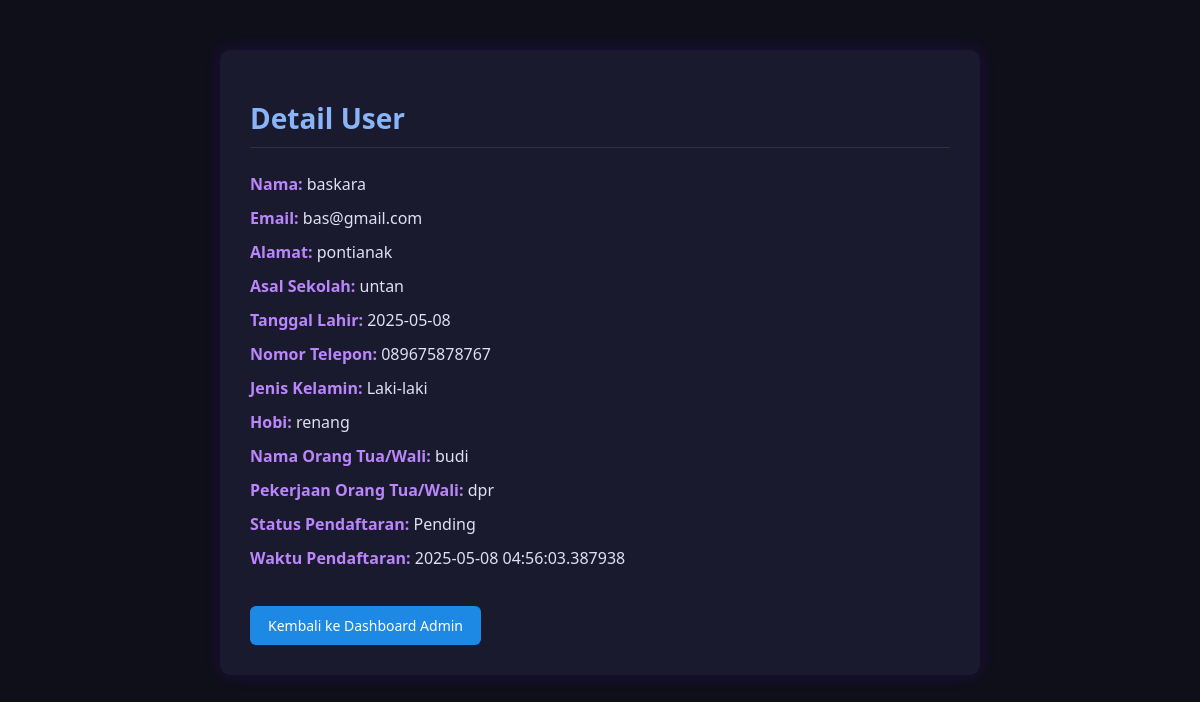
/user_detail/4, run on an earlier commit of the app's database.
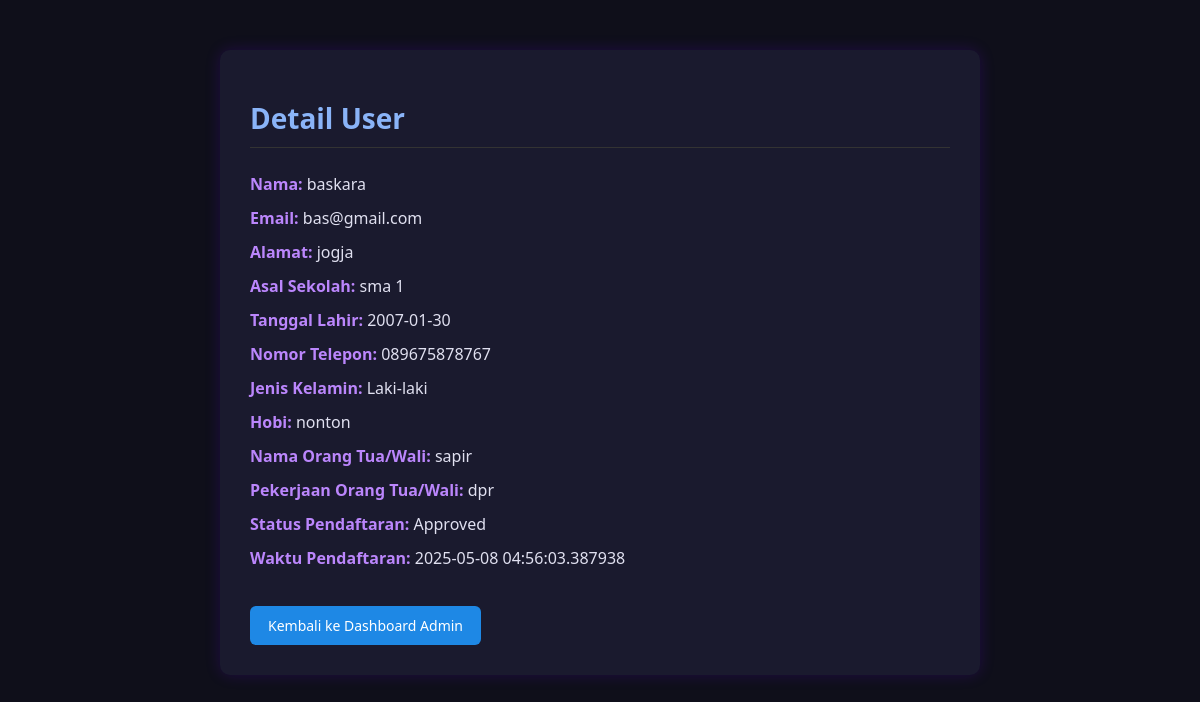
And on a later commit of the database.
### models.py (models this page shows)
class User(db.Model):
    id = db.Column(db.Integer, primary_key=True)
    name = db.Column(db.String(100), nullable=False)
    email = db.Column(db.String(100), unique=True, nullable=False)
    password = db.Column(db.String(100), nullable=False)
    status = db.Column(db.String(20), default='Pending')  # Pending, Approved, Rejected
    school = db.Column(db.String(100), nullable=True)  # Asal sekolah
    address = db.Column(db.String(200), nullable=True)  # Alamat
    birth_date = db.Column(db.Date, nullable=True)  # Tanggal lahir
    phone = db.Column(db.String(15), nullable=True)  # Nomor telepon
    gender = db.Column(db.String(20), nullable=True)  # Jenis kelamin
    hobby = db.Column(db.String(200), nullable=True)  # Hobi
    parent_name = db.Column(db.String(100), nullable=True)  # Nama orang tua/wali
    parent_job = db.Column(db.String(100), nullable=True)  # Pekerjaan orang tua/wali
    created_at = db.Column(db.DateTime, default=datetime.utcnow)  # Waktu pendaftaran

### app.py (the view)
@app.route('/user_detail/<int:user_id>')
def user_detail(user_id):
    user = User.query.get(user_id)
    if not user:
        flash('User tidak ditemukan.')
        return redirect(url_for('dashboard_admin'))
    return render_template('user_detail.html', user=user)

### templates/user_detail.html (shortened to what this page needs)
<!DOCTYPE html>
<html>
<head>
    <link rel="stylesheet" type="text/css" href="{{ url_for('static', filename='css/detail.css') }}">
</head>
<body>
    <div class="container">
        <h1>Detail User</h1>
        <p><strong>Nama:</strong> {{ user.name }}</p>
        <p><strong>Email:</strong> {{ user.email }}</p>
        <p><strong>Alamat:</strong> {{ user.address or 'Belum diisi' }}</p>
        <p><strong>Asal Sekolah:</strong> {{ user.school or 'Belum diisi' }}</p>
        <p><strong>Tanggal Lahir:</strong> {{ user.birth_date or 'Belum diisi' }}</p>
        <p><strong>Nomor Telepon:</strong> {{ user.phone or 'Belum diisi' }}</p>
        <p><strong>Jenis Kelamin:</strong> {{ user.gender or 'Belum diisi' }}</p>
        <p><strong>Hobi:</strong> {{ user.hobby or 'Belum diisi' }}</p>
        <p><strong>Nama Orang Tua/Wali:</strong> {{ user.parent_name or 'Belum diisi' }}</p>
        <p><strong>Pekerjaan Orang Tua/Wali:</strong> {{ user.parent_job or 'Belum diisi' }}</p>
        <p><strong>Status Pendaftaran:</strong> {{ user.status }}</p>
        <p><strong>Waktu Pendaftaran:</strong> {{ user.created_at }}</p>
        <a href="{{ url_for('dashboard_admin') }}" class="btn btn-blue">Kembali ke Dashboard Admin</a>
    </div>
</body>
</html>

### static/css/detail.css (style rules this page uses)
body { margin: 0; font-family: 'Segoe UI', sans-serif; background-color: #0f0f1a; color: #e0e0f0; }
.container { max-width: 700px; margin: 50px auto; background: #1a1a2e; padding: 30px; border-radius: 10px; box-shadow: 0 0 15px rgba(98, 0, 234, 0.2); }
.container h1 { font-size: 28px; margin-bottom: 25px; color: #8ab4f8; border-bottom: 1px solid #333; padding-bottom: 10px; }
.container p { font-size: 16px; margin: 12px 0; }
.container strong { color: #bb86fc; }
.btn { display: inline-block; margin-top: 25px; padding: 10px 18px; border-radius: 6px; font-size: 14px; text-decoration: none; font-weight: 500; transition: background-color 0.3s ease; }
.btn-blue { background-color: #1e88e5; color: white; }

What changed in the data, as far as the page shows it:
changed User "baskara": address "pontianak" → "jogja"; school "untan" → "sma 1"; birth_date "2025-05-08" → "2007-01-30"; hobby "renang" → "nonton"; parent_name "budi" → "sapir"; status "Pending" → "Approved"
